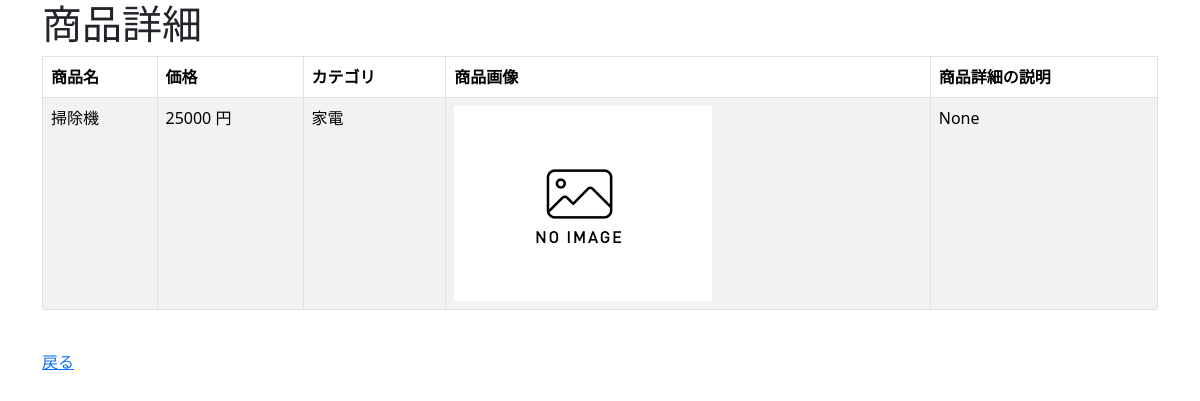
The page /crud/detail/2 on the database its author committed.
### crud/models.py (models this page shows, shortened)
class Product(models.Model):
  name=models.CharField(max_length=200)
  price=models.PositiveIntegerField()
  category=models.ForeignKey(Category,on_delete=models.CASCADE)
  img=models.ImageField(blank=True,default='noImage.png')
  description=models.TextField(blank=True,null=True)

class Category(models.Model):
     name=models.CharField(max_length=200)
     def __str__(self):
        return self.name

### crud/views.py (the view)
# urls.py: path('crud/detail/<int:pk>',views.ProductDetailView.as_view(),name="detail"),
class ProductDetailView(DetailView):
      model=Product

### crud/templates/crud/product_detail.html (shortened to what this page needs)
{% extends "base.html" %}
{% load bootstrap %}
{% block content %}
<h1>商品詳細</h1>
<form method="post" >
<table class="table table-striped table-hover table-bordered">
<thead>
   <tr>
    <th>商品名</th>
    <th>価格</th>
    <th>カテゴリ</th>
    <th>商品画像</th>
    <th>商品詳細の説明</th>
   </tr>
</thead>
<tr>
  <td>{{ product.name }}</td>
  <td>{{ product.price }} 円</td>
  <td>{{ product.category }} </td>
  <td><img src="{{product.img.url}}" style="width:100px height: auto;" ></td>
  <td>{{ product.description }}</td>
</tr>
</table><br>
  <a href="{% url 'list' %}">戻る</a>
</form>
{% endblock%}

### rows shown on the page
Product: name "掃除機", price "25000", category "家電", img (placeholder picture), description "None"
